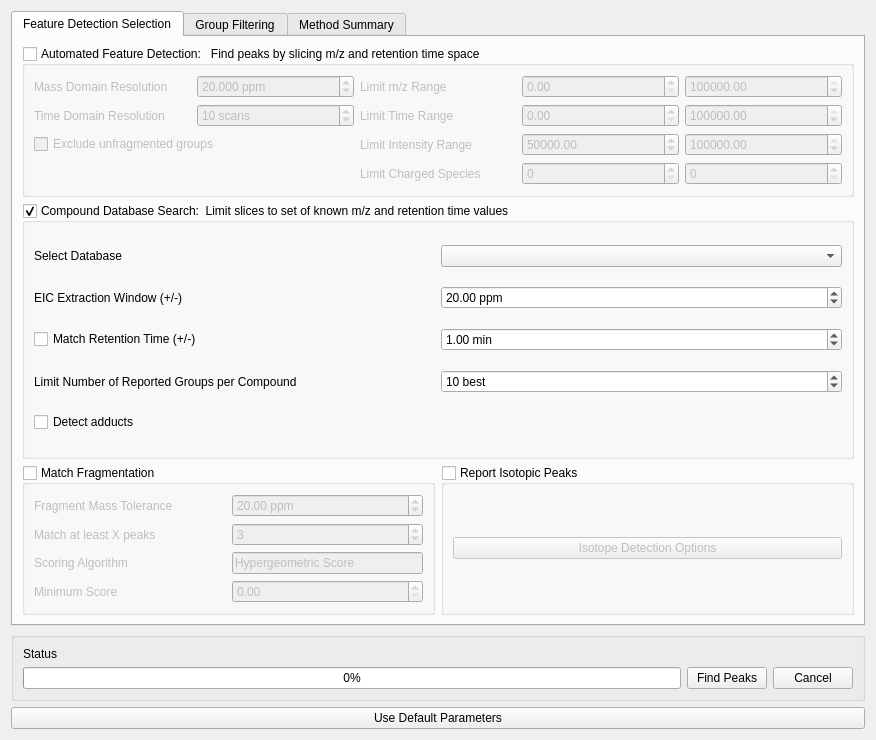
<?xml version="1.0" encoding="UTF-8"?>
<ui version="4.0">
 <class>PeakDetectionDialog</class>
 <widget class="QDialog" name="PeakDetectionDialog">
  <property name="geometry">
   <rect>
    <x>0</x>
    <y>0</y>
    <width>876</width>
    <height>740</height>
   </rect>
  </property>
  <property name="sizeIncrement">
   <size>
    <width>0</width>
    <height>0</height>
   </size>
  </property>
  <property name="windowTitle">
   <string>Peak Detection</string>
  </property>
  <layout class="QVBoxLayout" name="verticalLayout">
   <item>
    <widget class="QTabWidget" name="tabwidget">
     <property name="currentIndex">
      <number>0</number>
     </property>
     <widget class="QWidget" name="featureSelectionTab">
      <attribute name="title">
       <string>Feature Detection Selection</string>
      </attribute>
      <layout class="QGridLayout" name="gridLayout_10">
       <item row="0" column="0" colspan="2">
        <widget class="QGroupBox" name="featureOptions">
         <property name="enabled">
          <bool>true</bool>
         </property>
         <property name="statusTip">
          <string/>
         </property>
         <property name="autoFillBackground">
          <bool>false</bool>
         </property>
         <property name="title">
          <string>Automated Feature Detection:   Find peaks by slicing m/z and retention time space</string>
         </property>
         <property name="flat">
          <bool>false</bool>
         </property>
         <property name="checkable">
          <bool>true</bool>
         </property>
         <property name="checked">
          <bool>false</bool>
         </property>
         <layout class="QGridLayout" name="gridLayout">
          <item row="0" column="2">
           <widget class="QLabel" name="label_17">
            <property name="text">
             <string>Limit m/z Range</string>
            </property>
           </widget>
          </item>
          <item row="0" column="3">
           <widget class="QDoubleSpinBox" name="mzMin">
            <property name="maximum">
             <double>999999999.000000000000000</double>
            </property>
           </widget>
          </item>
          <item row="1" column="0">
           <widget class="QLabel" name="label">
            <property name="text">
             <string>Time Domain Resolution</string>
            </property>
           </widget>
          </item>
          <item row="3" column="4">
           <widget class="QSpinBox" name="chargeMax">
            <property name="minimum">
             <number>0</number>
            </property>
            <property name="maximum">
             <number>999999999</number>
            </property>
            <property name="value">
             <number>0</number>
            </property>
           </widget>
          </item>
          <item row="0" column="4">
           <widget class="QDoubleSpinBox" name="mzMax">
            <property name="maximum">
             <double>999999999.000000000000000</double>
            </property>
            <property name="value">
             <double>999999999.000000000000000</double>
            </property>
           </widget>
          </item>
          <item row="0" column="1">
           <widget class="QDoubleSpinBox" name="ppmStep">
            <property name="suffix">
             <string> ppm</string>
            </property>
            <property name="decimals">
             <number>3</number>
            </property>
            <property name="maximum">
             <double>1000000000.000000000000000</double>
            </property>
            <property name="singleStep">
             <double>0.500000000000000</double>
            </property>
            <property name="value">
             <double>20.000000000000000</double>
            </property>
           </widget>
          </item>
          <item row="1" column="1">
           <widget class="QDoubleSpinBox" name="rtStep">
            <property name="statusTip">
             <string>mz-rt matrix binning</string>
            </property>
            <property name="prefix">
             <string/>
            </property>
            <property name="suffix">
             <string> scans</string>
            </property>
            <property name="decimals">
             <number>0</number>
            </property>
            <property name="minimum">
             <double>1.000000000000000</double>
            </property>
            <property name="maximum">
             <double>1000000.000000000000000</double>
            </property>
            <property name="singleStep">
             <double>5.000000000000000</double>
            </property>
            <property name="value">
             <double>10.000000000000000</double>
            </property>
           </widget>
          </item>
          <item row="2" column="3">
           <widget class="QDoubleSpinBox" name="minIntensity">
            <property name="maximum">
             <double>9999999999.989999771118164</double>
            </property>
            <property name="value">
             <double>50000.000000000000000</double>
            </property>
           </widget>
          </item>
          <item row="1" column="3">
           <widget class="QDoubleSpinBox" name="rtMin">
            <property name="maximum">
             <double>999999999.000000000000000</double>
            </property>
           </widget>
          </item>
          <item row="3" column="3">
           <widget class="QSpinBox" name="chargeMin">
            <property name="minimum">
             <number>0</number>
            </property>
            <property name="maximum">
             <number>999999999</number>
            </property>
            <property name="value">
             <number>0</number>
            </property>
           </widget>
          </item>
          <item row="3" column="2">
           <widget class="QLabel" name="label_20">
            <property name="text">
             <string>Limit Charged Species</string>
            </property>
           </widget>
          </item>
          <item row="2" column="4">
           <widget class="QDoubleSpinBox" name="maxIntensity">
            <property name="maximum">
             <double>9999999999.989999771118164</double>
            </property>
            <property name="value">
             <double>9999999999.000000000000000</double>
            </property>
           </widget>
          </item>
          <item row="2" column="2">
           <widget class="QLabel" name="label_19">
            <property name="text">
             <string>Limit Intensity Range</string>
            </property>
           </widget>
          </item>
          <item row="1" column="2">
           <widget class="QLabel" name="label_18">
            <property name="text">
             <string>Limit Time Range</string>
            </property>
           </widget>
          </item>
          <item row="1" column="4">
           <widget class="QDoubleSpinBox" name="rtMax">
            <property name="maximum">
             <double>999999999.000000000000000</double>
            </property>
            <property name="value">
             <double>999999999.000000000000000</double>
            </property>
           </widget>
          </item>
          <item row="0" column="0">
           <widget class="QLabel" name="label_7">
            <property name="text">
             <string>Mass Domain Resolution</string>
            </property>
           </widget>
          </item>
          <item row="2" column="0" colspan="2">
           <widget class="QCheckBox" name="mustHaveMs2">
            <property name="text">
             <string>Exclude unfragmented groups</string>
            </property>
           </widget>
          </item>
         </layout>
        </widget>
       </item>
       <item row="1" column="0" rowspan="2" colspan="2">
        <widget class="QGroupBox" name="dbOptions">
         <property name="title">
          <string>Compound Database Search:  Limit slices to set of known m/z and retention time values</string>
         </property>
         <property name="checkable">
          <bool>true</bool>
         </property>
         <property name="checked">
          <bool>true</bool>
         </property>
         <layout class="QGridLayout" name="gridLayout_2">
          <item row="4" column="2">
           <widget class="QSpinBox" name="eicMaxGroups">
            <property name="suffix">
             <string> best</string>
            </property>
            <property name="minimum">
             <number>1</number>
            </property>
            <property name="maximum">
             <number>999999999</number>
            </property>
            <property name="value">
             <number>10</number>
            </property>
           </widget>
          </item>
          <item row="0" column="0">
           <widget class="QLabel" name="label_3">
            <property name="text">
             <string>Select Database</string>
            </property>
           </widget>
          </item>
          <item row="1" column="0">
           <widget class="QLabel" name="label_11">
            <property name="text">
             <string>EIC Extraction Window (+/-)</string>
            </property>
           </widget>
          </item>
          <item row="4" column="0">
           <widget class="QLabel" name="label_16">
            <property name="text">
             <string>Limit Number of Reported Groups per Compound</string>
            </property>
           </widget>
          </item>
          <item row="3" column="2">
           <widget class="QDoubleSpinBox" name="compoundRTWindow">
            <property name="prefix">
             <string/>
            </property>
            <property name="suffix">
             <string> min</string>
            </property>
            <property name="maximum">
             <double>999999999.000000000000000</double>
            </property>
            <property name="singleStep">
             <double>0.500000000000000</double>
            </property>
            <property name="value">
             <double>1.000000000000000</double>
            </property>
           </widget>
          </item>
          <item row="3" column="0">
           <widget class="QCheckBox" name="matchRt">
            <property name="text">
             <string>Match Retention Time (+/-)</string>
            </property>
            <property name="checked">
             <bool>false</bool>
            </property>
           </widget>
          </item>
          <item row="1" column="2">
           <widget class="QDoubleSpinBox" name="compoundPPMWindow">
            <property name="suffix">
             <string> ppm</string>
            </property>
            <property name="maximum">
             <double>1000000.000000000000000</double>
            </property>
            <property name="singleStep">
             <double>0.500000000000000</double>
            </property>
            <property name="value">
             <double>20.000000000000000</double>
            </property>
           </widget>
          </item>
          <item row="0" column="2">
           <widget class="QComboBox" name="compoundDatabase"/>
          </item>
          <item row="5" column="0">
           <widget class="QCheckBox" name="searchAdducts">
            <property name="text">
             <string>Detect adducts</string>
            </property>
           </widget>
          </item>
         </layout>
        </widget>
       </item>
       <item row="4" column="0">
        <widget class="QGroupBox" name="matchFragmentationOptions">
         <property name="enabled">
          <bool>true</bool>
         </property>
         <property name="title">
          <string>Match Fragmentation</string>
         </property>
         <property name="checkable">
          <bool>true</bool>
         </property>
         <property name="checked">
          <bool>false</bool>
         </property>
         <layout class="QGridLayout" name="gridLayout_8">
          <item row="4" column="0">
           <widget class="QLabel" name="label_scoringAlgo">
            <property name="text">
             <string>Scoring Algorithm</string>
            </property>
           </widget>
          </item>
          <item row="0" column="0">
           <widget class="QLabel" name="label_fragmentTolerance">
            <property name="text">
             <string>Fragment Mass Tolerance</string>
            </property>
           </widget>
          </item>
          <item row="0" column="1">
           <widget class="QDoubleSpinBox" name="fragmentTolerance">
            <property name="suffix">
             <string> ppm</string>
            </property>
            <property name="maximum">
             <double>1000.000000000000000</double>
            </property>
            <property name="value">
             <double>20.000000000000000</double>
            </property>
           </widget>
          </item>
          <item row="2" column="0">
           <widget class="QLabel" name="label_matchAtLeastX">
            <property name="text">
             <string>Match at least X peaks</string>
            </property>
           </widget>
          </item>
          <item row="2" column="1">
           <widget class="QDoubleSpinBox" name="minFragMatch">
            <property name="decimals">
             <number>0</number>
            </property>
            <property name="value">
             <double>3.000000000000000</double>
            </property>
           </widget>
          </item>
          <item row="5" column="0">
           <widget class="QLabel" name="label_minMatchScore">
            <property name="text">
             <string>Minimum Score</string>
            </property>
           </widget>
          </item>
          <item row="5" column="1">
           <widget class="QDoubleSpinBox" name="minFragMatchScore">
            <property name="prefix">
             <string/>
            </property>
            <property name="suffix">
             <string/>
            </property>
            <property name="maximum">
             <double>1000.000000000000000</double>
            </property>
            <property name="singleStep">
             <double>5.000000000000000</double>
            </property>
           </widget>
          </item>
          <item row="4" column="1">
           <widget class="QLineEdit" name="scoringAlgo">
            <property name="sizePolicy">
             <sizepolicy hsizetype="Minimum" vsizetype="Fixed">
              <horstretch>0</horstretch>
              <verstretch>0</verstretch>
             </sizepolicy>
            </property>
            <property name="cursor">
             <cursorShape>BlankCursor</cursorShape>
            </property>
            <property name="text">
             <string>Hypergeometric Score</string>
            </property>
            <property name="readOnly">
             <bool>true</bool>
            </property>
           </widget>
          </item>
         </layout>
         <zorder>scoringAlgo</zorder>
         <zorder>label_minMatchScore</zorder>
         <zorder>minFragMatchScore</zorder>
         <zorder>minFragMatch</zorder>
         <zorder>label_matchAtLeastX</zorder>
         <zorder>fragmentTolerance</zorder>
         <zorder>label_fragmentTolerance</zorder>
         <zorder>label_scoringAlgo</zorder>
        </widget>
       </item>
       <item row="4" column="1">
        <widget class="QGroupBox" name="reportIsotopesOptions">
         <property name="enabled">
          <bool>true</bool>
         </property>
         <property name="title">
          <string>Report Isotopic Peaks</string>
         </property>
         <property name="checkable">
          <bool>true</bool>
         </property>
         <property name="checked">
          <bool>false</bool>
         </property>
         <layout class="QVBoxLayout" name="verticalLayout_2">
          <item>
           <widget class="QPushButton" name="changeIsotopeOptions">
            <property name="text">
             <string>Isotope Detection Options</string>
            </property>
           </widget>
          </item>
         </layout>
        </widget>
       </item>
      </layout>
     </widget>
     <widget class="QWidget" name="groupFilteringTab">
      <attribute name="title">
       <string>Group Filtering</string>
      </attribute>
      <layout class="QGridLayout" name="gridLayout_13">
       <item row="0" column="0">
        <widget class="QGroupBox" name="peakScoringOptions">
         <property name="title">
          <string>Group Filtering</string>
         </property>
         <layout class="QGridLayout" name="gridLayout_3">
          <item row="0" column="0" colspan="4">
           <layout class="QGridLayout" name="gridLayout_5">
            <item row="4" column="0">
             <widget class="QLabel" name="label_28">
              <property name="text">
               <string>At least</string>
              </property>
              <property name="alignment">
               <set>Qt::AlignRight|Qt::AlignTrailing|Qt::AlignVCenter</set>
              </property>
             </widget>
            </item>
            <item row="8" column="1">
             <spacer name="verticalSpacer_3">
              <property name="orientation">
               <enum>Qt::Vertical</enum>
              </property>
              <property name="sizeHint" stdset="0">
               <size>
                <width>20</width>
                <height>40</height>
               </size>
              </property>
             </spacer>
            </item>
            <item row="13" column="1">
             <widget class="QSpinBox" name="minGoodGroupCount">
              <property name="suffix">
               <string> peaks</string>
              </property>
              <property name="maximum">
               <number>100000000</number>
              </property>
              <property name="value">
               <number>1</number>
              </property>
             </widget>
            </item>
            <item row="4" column="2">
             <widget class="QLabel" name="qualityQuantileStatus">
              <property name="text">
               <string>% peaks above minimum quality</string>
              </property>
             </widget>
            </item>
            <item row="1" column="0">
             <widget class="QLabel" name="label_8">
              <property name="text">
               <string>At least</string>
              </property>
              <property name="alignment">
               <set>Qt::AlignRight|Qt::AlignTrailing|Qt::AlignVCenter</set>
              </property>
             </widget>
            </item>
            <item row="12" column="1">
             <widget class="QSpinBox" name="minNoNoiseObs">
              <property name="suffix">
               <string> scans</string>
              </property>
              <property name="minimum">
               <number>1</number>
              </property>
              <property name="maximum">
               <number>1000000000</number>
              </property>
              <property name="value">
               <number>3</number>
              </property>
             </widget>
            </item>
            <item row="4" column="1">
             <widget class="QSlider" name="quantileQuality">
              <property name="maximum">
               <number>100</number>
              </property>
              <property name="singleStep">
               <number>5</number>
              </property>
              <property name="sliderPosition">
               <number>0</number>
              </property>
              <property name="orientation">
               <enum>Qt::Horizontal</enum>
              </property>
              <property name="tickPosition">
               <enum>QSlider::TicksBelow</enum>
              </property>
              <property name="tickInterval">
               <number>5</number>
              </property>
             </widget>
            </item>
            <item row="5" column="1">
             <spacer name="verticalSpacer_2">
              <property name="orientation">
               <enum>Qt::Vertical</enum>
              </property>
              <property name="sizeHint" stdset="0">
               <size>
                <width>20</width>
                <height>40</height>
               </size>
              </property>
             </spacer>
            </item>
            <item row="0" column="0">
             <widget class="QLabel" name="label_10">
              <property name="text">
               <string>Minimum Peak Intensity</string>
              </property>
              <property name="alignment">
               <set>Qt::AlignRight|Qt::AlignTrailing|Qt::AlignVCenter</set>
              </property>
             </widget>
            </item>
            <item row="0" column="2">
             <widget class="QComboBox" name="peakQuantitation">
              <item>
               <property name="text">
                <string>AreaTop</string>
               </property>
              </item>
              <item>
               <property name="text">
                <string>Area</string>
               </property>
              </item>
              <item>
               <property name="text">
                <string>Height</string>
               </property>
              </item>
              <item>
               <property name="text">
                <string>AreaNotCorrected</string>
               </property>
              </item>
              <item>
               <property name="text">
                <string>AreaTopNotCorrected</string>
               </property>
              </item>
             </widget>
            </item>
            <item row="5" column="0">
             <widget class="QLabel" name="label_27">
              <property name="text">
               <string/>
              </property>
             </widget>
            </item>
            <item row="0" column="1">
             <widget class="QDoubleSpinBox" name="minGroupIntensity">
              <property name="maximumSize">
               <size>
                <width>502</width>
                <height>16777215</height>
               </size>
              </property>
              <property name="showGroupSeparator" stdset="0">
               <bool>true</bool>
              </property>
              <property name="suffix">
               <string/>
              </property>
              <property name="maximum">
               <double>999999999.000000000000000</double>
              </property>
              <property name="value">
               <double>1000000.000000000000000</double>
              </property>
             </widget>
            </item>
            <item row="9" column="0">
             <widget class="QLabel" name="label_6">
              <property name="text">
               <string>Min. Signal/BaseLine Ratio</string>
              </property>
              <property name="alignment">
               <set>Qt::AlignRight|Qt::AlignTrailing|Qt::AlignVCenter</set>
              </property>
             </widget>
            </item>
            <item row="7" column="0">
             <widget class="QLabel" name="label_29">
              <property name="text">
               <string>At least</string>
              </property>
              <property name="alignment">
               <set>Qt::AlignRight|Qt::AlignTrailing|Qt::AlignVCenter</set>
              </property>
             </widget>
            </item>
            <item row="6" column="1">
             <widget class="QDoubleSpinBox" name="sigBlankRatio">
              <property name="maximum">
               <double>10000000.000000000000000</double>
              </property>
              <property name="value">
               <double>2.000000000000000</double>
              </property>
             </widget>
            </item>
            <item row="7" column="2">
             <widget class="QLabel" name="blankQuantileStatus">
              <property name="text">
               <string>% peaks above minimum signal/blank ratio</string>
              </property>
             </widget>
            </item>
            <item row="10" column="2">
             <widget class="QLabel" name="baselineQuantileStatus">
              <property name="text">
               <string>% peaks above minimum signal/baseline ratio</string>
              </property>
             </widget>
            </item>
            <item row="7" column="1">
             <widget class="QSlider" name="quantileSignalBlankRatio">
              <property name="maximum">
               <number>100</number>
              </property>
              <property name="singleStep">
               <number>5</number>
              </property>
              <property name="sliderPosition">
               <number>0</number>
              </property>
              <property name="orientation">
               <enum>Qt::Horizontal</enum>
              </property>
              <property name="tickPosition">
               <enum>QSlider::TicksBelow</enum>
              </property>
              <property name="tickInterval">
               <number>5</number>
              </property>
             </widget>
            </item>
            <item row="10" column="0">
             <widget class="QLabel" name="label_30">
              <property name="text">
               <string>At least</string>
              </property>
              <property name="alignment">
               <set>Qt::AlignRight|Qt::AlignTrailing|Qt::AlignVCenter</set>
              </property>
             </widget>
            </item>
            <item row="3" column="0">
             <widget class="QLabel" name="labelMinQuality">
              <property name="text">
               <string>Minimum Quality</string>
              </property>
              <property name="alignment">
               <set>Qt::AlignRight|Qt::AlignTrailing|Qt::AlignVCenter</set>
              </property>
             </widget>
            </item>
            <item row="9" column="1">
             <widget class="QSpinBox" name="sigBaselineRatio">
              <property name="maximum">
               <number>10000000</number>
              </property>
              <property name="value">
               <number>2</number>
              </property>
             </widget>
            </item>
            <item row="11" column="1">
             <spacer name="verticalSpacer_4">
              <property name="orientation">
               <enum>Qt::Vertical</enum>
              </property>
              <property name="sizeHint" stdset="0">
               <size>
                <width>20</width>
                <height>40</height>
               </size>
              </property>
             </spacer>
            </item>
            <item row="12" column="0">
             <widget class="QLabel" name="label_12">
              <property name="text">
               <string>Minimum Peak Width</string>
              </property>
              <property name="alignment">
               <set>Qt::AlignRight|Qt::AlignTrailing|Qt::AlignVCenter</set>
              </property>
             </widget>
            </item>
            <item row="1" column="2">
             <widget class="QLabel" name="intensityQuantileStatus">
              <property name="text">
               <string>% peaks above minimum intensity </string>
              </property>
             </widget>
            </item>
            <item row="2" column="1">
             <spacer name="verticalSpacer">
              <property name="orientation">
               <enum>Qt::Vertical</enum>
              </property>
              <property name="sizeHint" stdset="0">
               <size>
                <width>20</width>
                <height>40</height>
               </size>
              </property>
             </spacer>
            </item>
            <item row="1" column="1">
             <widget class="QSlider" name="quantileIntensity">
              <property name="maximum">
               <number>100</number>
              </property>
              <property name="singleStep">
               <number>5</number>
              </property>
              <property name="sliderPosition">
               <number>0</number>
              </property>
              <property name="orientation">
               <enum>Qt::Horizontal</enum>
              </property>
              <property name="tickPosition">
               <enum>QSlider::TicksBelow</enum>
              </property>
              <property name="tickInterval">
               <number>5</number>
              </property>
             </widget>
            </item>
            <item row="3" column="1">
             <widget class="QDoubleSpinBox" name="doubleSpinBoxMinQuality">
              <property name="maximum">
               <double>1.000000000000000</double>
              </property>
              <property name="singleStep">
               <double>0.100000000000000</double>
              </property>
              <property name="value">
               <double>0.500000000000000</double>
              </property>
             </widget>
            </item>
            <item row="13" column="0">
             <widget class="QLabel" name="label_100">
              <property name="text">
               <string>Min. Good Peak / Group</string>
              </property>
              <property name="alignment">
               <set>Qt::AlignRight|Qt::AlignTrailing|Qt::AlignVCenter</set>
              </property>
             </widget>
            </item>
            <item row="6" column="0">
             <widget class="QLabel" name="label_9">
              <property name="text">
               <string>Minimum Signal/Blank Ratio</string>
              </property>
              <property name="alignment">
               <set>Qt::AlignRight|Qt::AlignTrailing|Qt::AlignVCenter</set>
              </property>
             </widget>
            </item>
            <item row="10" column="1">
             <widget class="QSlider" name="quantileSignalBaselineRatio">
              <property name="maximum">
               <number>100</number>
              </property>
              <property name="singleStep">
               <number>5</number>
              </property>
              <property name="sliderPosition">
               <number>0</number>
              </property>
              <property name="orientation">
               <enum>Qt::Horizontal</enum>
              </property>
              <property name="invertedAppearance">
               <bool>false</bool>
              </property>
              <property name="invertedControls">
               <bool>false</bool>
              </property>
              <property name="tickPosition">
               <enum>QSlider::TicksBelow</enum>
              </property>
              <property name="tickInterval">
               <number>5</number>
              </property>
             </widget>
            </item>
            <item row="14" column="0">
             <widget class="QLabel" name="label_5">
              <property name="text">
               <string>Peak Classifier Model File</string>
              </property>
              <property name="alignment">
               <set>Qt::AlignRight|Qt::AlignTrailing|Qt::AlignVCenter</set>
              </property>
             </widget>
            </item>
            <item row="14" column="1">
             <widget class="QLineEdit" name="classificationModelFilename">
              <property name="text">
               <string/>
              </property>
             </widget>
            </item>
            <item row="14" column="2">
             <widget class="QPushButton" name="loadModelButton">
              <property name="text">
               <string>Load Model</string>
              </property>
             </widget>
            </item>
           </layout>
          </item>
         </layout>
        </widget>
       </item>
      </layout>
     </widget>
     <widget class="QWidget" name="methodSummaryTab">
      <attribute name="title">
       <string>Method Summary</string>
      </attribute>
      <layout class="QGridLayout" name="gridLayout_11">
       <item row="3" column="1">
        <widget class="QGroupBox" name="methodSummaryOptions">
         <property name="title">
          <string>Current Peak Dection Method Summary</string>
         </property>
         <layout class="QGridLayout" name="gridLayout_7">
          <item row="0" column="0">
           <widget class="QPushButton" name="saveMethodButton">
            <property name="text">
             <string>Save Method</string>
            </property>
           </widget>
          </item>
          <item row="0" column="1">
           <widget class="QPushButton" name="loadMethodButton">
            <property name="text">
             <string>Load Method</string>
            </property>
           </widget>
          </item>
          <item row="3" column="0" colspan="2">
           <widget class="QTextBrowser" name="methodSummary"/>
          </item>
         </layout>
        </widget>
       </item>
       <item row="5" column="1">
        <widget class="QGroupBox" name="groupBox_3">
         <property name="title">
          <string>Output Detected Peaks to CSV File</string>
         </property>
         <property name="checkable">
          <bool>true</bool>
         </property>
         <property name="checked">
          <bool>false</bool>
         </property>
         <layout class="QGridLayout" name="gridLayout_9">
          <item row="1" column="2">
           <widget class="QPushButton" name="setOutputDirButton">
            <property name="text">
             <string>Set Directory</string>
            </property>
           </widget>
          </item>
          <item row="1" column="1">
           <widget class="QLineEdit" name="outputDirName"/>
          </item>
          <item row="1" column="0">
           <widget class="QLabel" name="label_2">
            <property name="text">
             <string>Output Directory</string>
            </property>
           </widget>
          </item>
         </layout>
        </widget>
       </item>
       <item row="4" column="1">
        <widget class="QGroupBox" name="groupBox">
         <property name="title">
          <string>Output Detected Peak to a Table</string>
         </property>
         <property name="checkable">
          <bool>true</bool>
         </property>
         <property name="checked">
          <bool>true</bool>
         </property>
         <layout class="QGridLayout" name="gridLayout_12">
          <item row="0" column="1">
           <widget class="QComboBox" name="outputTableComboBox">
            <item>
             <property name="text">
              <string>Create New Peak Table</string>
             </property>
            </item>
            <item>
             <property name="text">
              <string>Bookmarked Peaks Table</string>
             </property>
            </item>
           </widget>
          </item>
          <item row="0" column="0">
           <widget class="QLabel" name="label_23">
            <property name="text">
             <string>Output Table</string>
            </property>
           </widget>
          </item>
         </layout>
        </widget>
       </item>
      </layout>
     </widget>
    </widget>
   </item>
   <item>
    <widget class="QGroupBox" name="groupBox_4">
     <layout class="QGridLayout" name="gridLayout_4">
      <item row="4" column="5">
       <widget class="QPushButton" name="cancelButton">
        <property name="text">
         <string>Cancel</string>
        </property>
       </widget>
      </item>
      <item row="4" column="4">
       <widget class="QPushButton" name="computeButton">
        <property name="text">
         <string>Find Peaks</string>
        </property>
       </widget>
      </item>
      <item row="4" column="3">
       <widget class="QProgressBar" name="progressBar">
        <property name="value">
         <number>0</number>
        </property>
       </widget>
      </item>
      <item row="3" column="3">
       <widget class="QLabel" name="statusText">
        <property name="text">
         <string>Status</string>
        </property>
       </widget>
      </item>
     </layout>
    </widget>
   </item>
   <item>
    <widget class="QPushButton" name="resetButton">
     <property name="text">
      <string>Use Default Parameters</string>
     </property>
    </widget>
   </item>
  </layout>
 </widget>
 <tabstops>
  <tabstop>tabwidget</tabstop>
  <tabstop>featureOptions</tabstop>
  <tabstop>ppmStep</tabstop>
  <tabstop>mzMin</tabstop>
  <tabstop>mzMax</tabstop>
  <tabstop>rtStep</tabstop>
  <tabstop>rtMin</tabstop>
  <tabstop>rtMax</tabstop>
  <tabstop>mustHaveMs2</tabstop>
  <tabstop>minIntensity</tabstop>
  <tabstop>maxIntensity</tabstop>
  <tabstop>chargeMin</tabstop>
  <tabstop>chargeMax</tabstop>
  <tabstop>dbOptions</tabstop>
  <tabstop>compoundDatabase</tabstop>
  <tabstop>compoundPPMWindow</tabstop>
  <tabstop>matchRt</tabstop>
  <tabstop>compoundRTWindow</tabstop>
  <tabstop>eicMaxGroups</tabstop>
  <tabstop>matchFragmentationOptions</tabstop>
  <tabstop>fragmentTolerance</tabstop>
  <tabstop>minFragMatch</tabstop>
  <tabstop>minFragMatchScore</tabstop>
  <tabstop>reportIsotopesOptions</tabstop>
  <tabstop>changeIsotopeOptions</tabstop>
  <tabstop>minGroupIntensity</tabstop>
  <tabstop>peakQuantitation</tabstop>
  <tabstop>quantileIntensity</tabstop>
  <tabstop>doubleSpinBoxMinQuality</tabstop>
  <tabstop>quantileQuality</tabstop>
  <tabstop>sigBlankRatio</tabstop>
  <tabstop>quantileSignalBlankRatio</tabstop>
  <tabstop>sigBaselineRatio</tabstop>
  <tabstop>quantileSignalBaselineRatio</tabstop>
  <tabstop>minNoNoiseObs</tabstop>
  <tabstop>minGoodGroupCount</tabstop>
  <tabstop>classificationModelFilename</tabstop>
  <tabstop>loadModelButton</tabstop>
  <tabstop>computeButton</tabstop>
  <tabstop>cancelButton</tabstop>
  <tabstop>saveMethodButton</tabstop>
  <tabstop>loadMethodButton</tabstop>
  <tabstop>methodSummary</tabstop>
  <tabstop>groupBox</tabstop>
  <tabstop>outputTableComboBox</tabstop>
  <tabstop>groupBox_3</tabstop>
  <tabstop>outputDirName</tabstop>
  <tabstop>setOutputDirButton</tabstop>
 </tabstops>
 <resources/>
 <connections/>
</ui>
